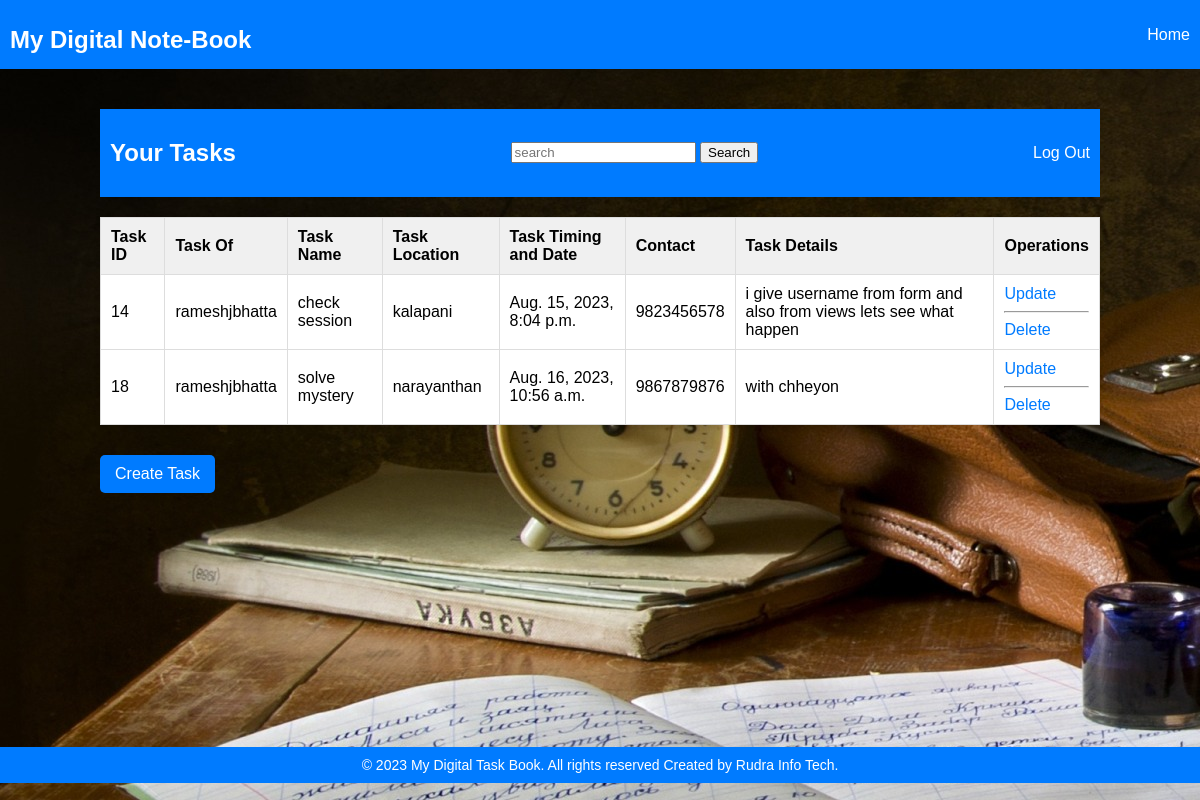
The app's page /home/ (signed in) with its own data.
### taskbook/models.py (models this page shows, shortened)
class TaskInfo(models.Model):
      usertask = models.CharField(blank=False,null=False,max_length=150)
      taskname=models.CharField(max_length=250)
      location=models.CharField(max_length=250)
      mobile=models.IntegerField()
      timedate=models.DateTimeField()
      details=models.TextField(max_length=400)
      class Meta:
        db_table = "taskinfo"

### taskbook/views.py (the view)
# urls.py: 2. Add a URL to urlpatterns:  path('', views.home, name='home')
def home(request):
    user_id = request.session.get('user_id')  # Retrieve user_id from session
    if user_id:
        try:
            user = UserInfo.objects.get(id=user_id)  # Fetch user information using user_id
            tasks = TaskInfo.objects.filter(usertask=user.username)  # Fetch tasks as before
            return render(request, 'taskbook/home.html', {'user': user, 'tasks': tasks})
        except UserInfo.DoesNotExist:
            return redirect('loginpage') # Handle if user doesn't exist
    return redirect('homepage')  # Redirect to login if user_id is not present or user doesn't exist

### taskbook/templates/taskbook/home.html (shortened to what this page needs)
{% load static %}
{% include 'taskbook/header.html' %}
    <div class="container">
        <header>
               <h2>Your Tasks </h2>
            <form method="get" action="{% url 'searchpage'  %}">
                <input type="search" name="q"  placeholder="search" >
                <button type="submit"  >Search</button>
            </form>
            <a href="{% url 'logoutpage' %}">Log Out</a>
        </header>
        <table>
            <tr>
                <th>Task ID</th>
                <th>Task Of</th>
                <th>Task Name</th>
                <th>Task Location</th>
                <th>Task Timing and Date</th>
                <th>Contact</th>
                <th>Task Details</th>
                <th>Operations</th>
            </tr>
            {% for task in tasks %}
            <tr>
                <td>{{ task.id }}</td>
                <td>{{ task.usertask }}</td>
                <td>{{ task.taskname }}</td>
                <td>{{ task.location }}</td>
                <td>{{ task.timedate }}</td>
                <td>{{ task.mobile }}</td>
                <td>{{ task.details }}</td>
                <td><a href="{% url 'updatepage' task.id %}">Update</a><hr>
                    <a href="{% url 'deletepage' task.id %}">Delete</a></td>
            </tr>
            {% endfor %}
        </table>
        <a class="create-link" href="{% url 'createpage' %}">Create Task</a>
    </div>
    <br><br><br><br><br><br><br><br><br><br><br><br><br>
{% include 'taskbook/footer.html' %}

### taskbook/static/taskbook/css/header.css (style rules this page uses)
body { font-family: Arial, sans-serif; background-color: #f0f0f0; margin: 0; padding: 0; }
.container { max-width: 1000px; margin: 0 auto; padding: 20px; }
header { display: flex; justify-content: space-between; align-items: center; margin-bottom: 20px; padding: 10px; background-color: #007bff; color: white; }
header a { color: white; text-decoration: none; }
table { width: 100%; border-collapse: collapse; margin-bottom: 20px; background-color: white; box-shadow: 0 2px 6px rgba(0, 0, 0, 0.1); }
th, td { padding: 10px; border: 1px solid #ddd; text-align: left; }
th { background-color: #f0f0f0; }
a { text-decoration: none; color: #007bff; }
.create-link { display: inline-block; padding: 10px 15px; background-color: #007bff; color: white; border-radius: 5px; margin-top: 10px; }

### records on screen
TaskInfo: id "14", usertask "rameshjbhatta", taskname "check session", location "kalapani", timedate "Aug. 15, 2023, 8:04 p.m.", mobile "9823456578", details "i give username from form and also from views lets see what happen"
TaskInfo: id "18", usertask "rameshjbhatta", taskname "solve mystery", location "narayanthan", timedate "Aug. 16, 2023, 10:56 a.m.", mobile "9867879876", details "with chheyon"
